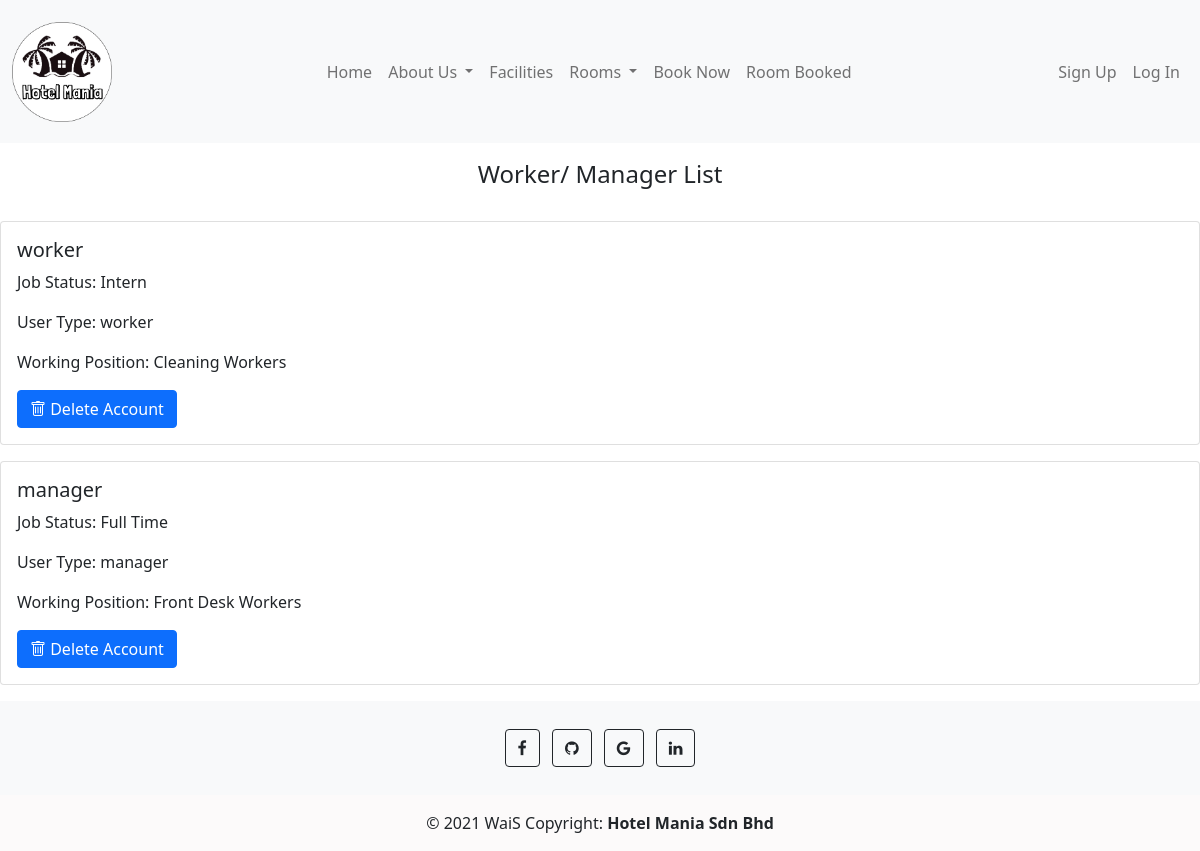
The app's page /worker_manager_list.php with its own data.
### tables this page shows
CREATE TABLE `workerdb` (
  `workerId` int(11) NOT NULL,
  `fullName` varchar(144) NOT NULL,
  `jobStatus` enum('Full Time','Part Time','Intern') NOT NULL,
  `userType` enum('worker','customer','manager') NOT NULL,
  `workPosition` enum('Cleaning Workers','Front Desk Workers') NOT NULL,
  `userId` int(11) NOT NULL
);

### backend/config.php (called while the page is built)
<?php
require_once "product_db.php";
$product_db = new product_db();
?>

### backend/product_db.php (called while the page is built, shortened)
<?php
require_once "DBController.php";
class product_db extends DBController{
    function getWorkerInformation()
    {
        $query = "SELECT * FROM workerdb";
        $productResult = $this->getDBResult($query);
        return $productResult;
    }
}
?>

### backend/DBController.php (called while the page is built, shortened)
<?php
class DBController
{
    private $host = "localhost";
    private $user = "root";
    private $password = "";
    private $database = "hotel_mania";
    private static $conn;
    function __construct()
    {
        $this->conn = mysqli_connect($this->host, $this->user, $this->password, $this->database);
    }
    function getDBResult($query, $params = array())
    {
        $sql_statement = $this->conn->prepare($query);
        $sql_statement->execute();
        $result = $sql_statement->get_result();
        if ($result->num_rows > 0) {
            while ($row = $result->fetch_assoc()) {
                $resultset[] = $row;
            }
        }
        if (! empty($resultset)) {
            return $resultset;
        }
    }
}

### worker_manager_list.php (the view, shortened to what this page needs)
<!DOCTYPE html>
<html lang="en">
<?php require_once "backend/config.php"; ?>
<head>
    <link rel="stylesheet" href="css/booking_history.css">
    <link href="https://cdn.jsdelivr.net/npm/bootstrap@5.1.1/dist/css/bootstrap.min.css" rel="stylesheet">
    <link rel="stylesheet" href="  https://printjs-4de6.kxcdn.com/print.min.css">
    <link rel="stylesheet" href="https://cdn.jsdelivr.net/npm/bootstrap-icons@1.6.0/font/bootstrap-icons.css">
</head>
<?php include 'include_php/header.php';?>
<body>
<h4>Worker/ Manager List</h4>
<?php
        $query = "SELECT * FROM workerdb";
        $product_array = $product_db->getWorkerInformation($query);
        if (!empty($product_array)) {
            foreach ($product_array as $key => $value) {
        ?>
<div class="card mb-3" style="max-width: 100em;">
  <div class="row g-0">
      <div class="card-body">
        <h5 class="card-title"><?php echo $product_array[$key]["fullName"]; ?></h5>
        <p class="card-text">Job Status: <?php echo $product_array[$key]["jobStatus"]; ?></p>
        <p class="card-text">User Type: <?php echo $product_array[$key]["userType"]; ?></p>
        <p class="card-text">Working Position: <?php echo $product_array[$key]["workPosition"]; ?></p>
        <a class="btn btn-primary" href="backend/worker_manager_list_backend.php?userId=<?php echo $product_array[$key]["userId"];?>" onClick="return confirm('Are you sure you want to delete?')"><i class="bi bi-trash"></i> Delete Account</a>
      </div>
  </div>
</div>
<?php } }
?>
<?php include 'include_php/footer.php';?>
  </body>
</html>

### css/booking_history.css (style rules this page uses)
html body { padding-top: 10em; }
h4 { text-align: center; padding-bottom: 1em; }
.card { margin: 0 auto; float: none; margin-bottom: 10px; }

### records on screen
workerdb: fullName "worker", jobStatus "Intern", userType "worker", workPosition "Cleaning Workers"
workerdb: fullName "manager", jobStatus "Full Time", userType "manager", workPosition "Front Desk Workers"
